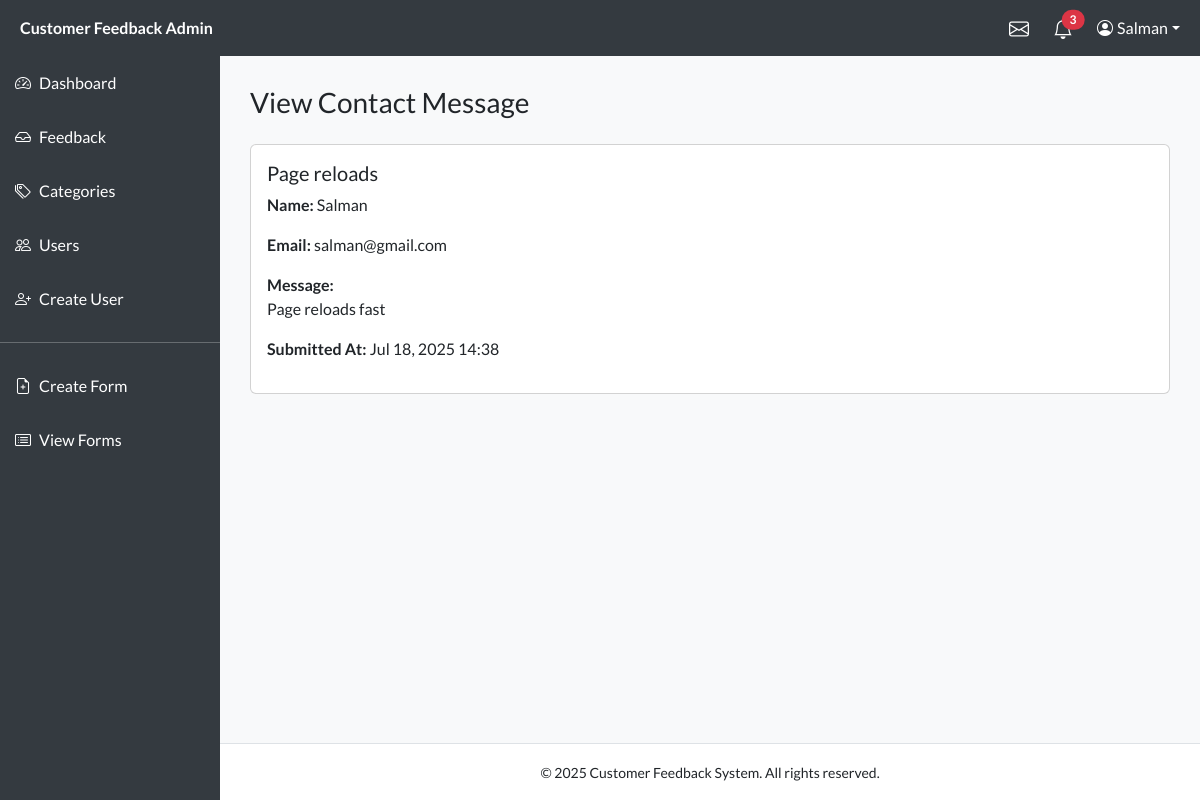
The page /Admin/view_message.php?id=1 (signed in) on the database its author committed.
### tables this page shows
CREATE TABLE `contact_messages` (
  `id` int(11) NOT NULL,
  `name` varchar(255) NOT NULL,
  `email` varchar(255) NOT NULL,
  `subject` varchar(255) NOT NULL,
  `message` text NOT NULL,
  `created_at` timestamp NOT NULL DEFAULT current_timestamp()
);

### Admin/view_message.php (the view, shortened to what this page needs)
<?php
include 'includes/header.php';
include 'includes/sidebar.php';
$message_id = isset($_GET['id']) ? (int)$_GET['id'] : 0;
$message = $conn->query("SELECT * FROM contact_messages WHERE id = $message_id")->fetch_assoc();
?>
<h3 class="mb-4">View Contact Message</h3>
<div class="card">
  <div class="card-body">
    <h5 class="card-title"><?= htmlspecialchars($message['subject']) ?></h5>
    <p><strong>Name:</strong> <?= htmlspecialchars($message['name']) ?></p>
    <p><strong>Email:</strong> <?= htmlspecialchars($message['email']) ?></p>
    <p><strong>Message:</strong><br><?= nl2br(htmlspecialchars($message['message'])) ?></p>
    <p><strong>Submitted At:</strong> <?= date("M d, Y H:i", strtotime($message['created_at'])) ?></p>
  </div>
</div>
<?php include 'includes/footer.php'; ?>

### Admin/includes/header.php (style rules this page uses)
* { font-family: 'Lato', sans-serif; }
body { margin: 0; padding: 0; display: flex; flex-direction: column; }

### rows shown on the page
contact_messages: subject "Page reloads", name "Salman", email "salman@gmail.com", message "Page reloads fast", created_at "Jul 18, 2025 14:38"

### other values the page prints
$unreadCount "3"
$_SESSION['user_name'] "Salman"
